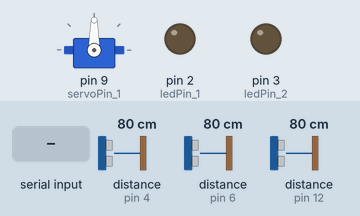
A sketch run on a simulated Arduino Uno, built with avr-gcc and run on an emulated ATmega328P. On the bench: servo, output pins drawn as LEDs (lit = HIGH). Wiring (inferred from the names in the program): 3 × ultrasonic range finder: trigger pin 5, echo pin 4 / trigger pin 7, echo pin 6 / trigger pin 13, echo pin 12. The inputs (shaded band) are chosen by the test bench; at power-on: distance to the obstacle (sensors on pin 4, pin 12, pin 6) 80 cm. The echo pulse lasts 58.3 µs per cm; pins used as bus, display or sensor lines are not drawn.

Above: at 1.2 s.
1.3 s: distance to the obstacle (sensor on pin 4) set to 12 cm
2.8 s: distance to the obstacle (sensor on pin 4) set to 9 cm
At 3.5 s:
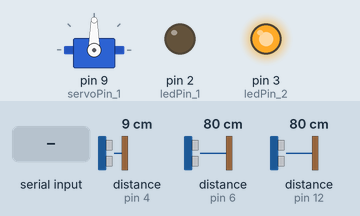
4.3 s: distance to the obstacle (sensor on pin 12) set to 12 cm
5.8 s: distance to the obstacle (sensor on pin 12) set to 9 cm
At 6.7 s:
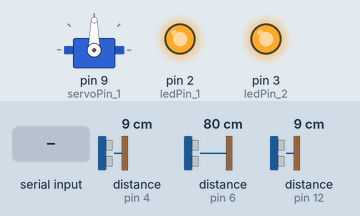
7.3 s: "2" received over Serial
At 7.7 s:
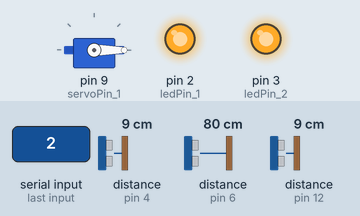
8.8 s: "0" received over Serial
At 12.2 s:
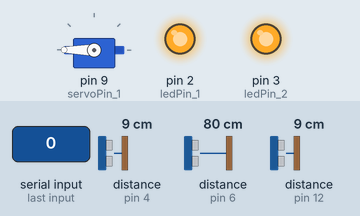
Timing chart, 0 to 15.8 s (numbered marks = the images above; inputs shaded):
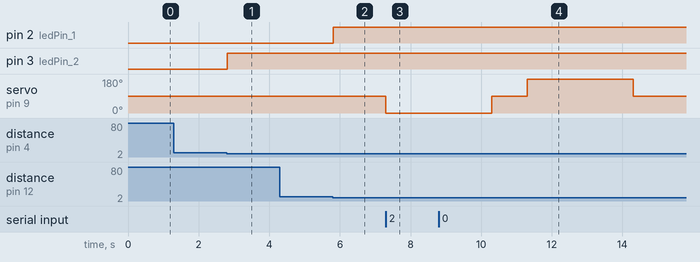

Measured:
- the behaviour switches between 11 and 10 cm on distance to the obstacle (sensor on pin 4) (found by bisection; images 0 and 1)
- the behaviour switches between 11 and 10 cm on distance to the obstacle (sensor on pin 12) (found by bisection; images 1 and 2)
- after the input at 1.3 s, every drawn part: stays the same
- after the input at 2.8 s, pin 3 (ledPin_2): LOW → HIGH at once
- after the input at 4.3 s, every drawn part: stays the same
- after the input at 5.8 s, pin 2 (ledPin_1): LOW → HIGH at once
- after the input at 7.3 s, servo on pin 9 (servoPin_1): 90° → 0° at once

The sketch:

sketch_jan1a.ino
```cpp
//Devshree EcoBin arduino final
#include <Servo.h>


//Servos
const int servoPin_1 = 9;
Servo myservo;


//Ultrasonic Sensor #1 (blue and orange wires) : LEVEL DETECTION
const int trigPin_s1 = 5;
const int echoPin_s1 = 4;


//Ultrasonic Sensor #2 (green and grey wires) : LEVEL DETECTION switched wit bottom
const int trigPin_s2 = 13;
const int echoPin_s2 = 12;


//Ultrasonic Sensor #3 (purple and yellow wires) : PYTHON SCRIPT TRIGGERER
const int trigPin_s3 = 7;
const int echoPin_s3 = 6;


//Led #1
const int ledPin_1 = 2;


//Led #2
const int ledPin_2 = 3;

int previous_iteration = 1;


void setup() {
  // put your setup code here, to run once:


  //Servos
  myservo.attach(servoPin_1);


  //Ultrasonic Sensor #1
  pinMode(trigPin_s1, OUTPUT);
  pinMode(echoPin_s1, INPUT);


  //Ultrasonic Sensor #2
  pinMode(trigPin_s2, OUTPUT);
  pinMode(echoPin_s2, INPUT);


  //Ultrasonic Sensor #3
  pinMode(trigPin_s3, OUTPUT);
  pinMode(echoPin_s3, INPUT);


  //LEDs
  pinMode(ledPin_1, OUTPUT);
  pinMode(ledPin_2, OUTPUT);


  Serial.begin(115200);
}


void loop() {
  // put your main code here, to run repeatedly:


  //For Ultrasonic sensor #1:
  digitalWrite(trigPin_s1, LOW);
  delayMicroseconds(2);
  digitalWrite(trigPin_s1, HIGH);
  delayMicroseconds(10);
  digitalWrite(trigPin_s1, LOW);


  long duration = pulseIn(echoPin_s1, HIGH);
  int distance = (duration * 0.034) / 2;


  //For Ultrasonic sensor #2
  digitalWrite(trigPin_s2, LOW);
  delayMicroseconds(2);
  digitalWrite(trigPin_s2, HIGH);
  delayMicroseconds(10);
  digitalWrite(trigPin_s2, LOW);


  long duration2 = pulseIn(echoPin_s2, HIGH);
  int distance2 = (duration2 * 0.034) / 2;

   //Conditionals for Ultrasonic Sensor's LED mechanism #2:

  if (distance2 < 10) {
    digitalWrite(ledPin_1, HIGH);
  } else {
  digitalWrite(ledPin_1, LOW);
  }


  if (distance2 > 10) {
    digitalWrite(ledPin_1, LOW);
  }

  //Conditionals for Ultrasonic Sensor's LED mechanism #1:
  if (distance < 10) {
    digitalWrite(ledPin_2, HIGH);
  }


  if (distance > 10) {
    digitalWrite(ledPin_2, LOW);
  }


if (previous_iteration == 1) {
  previous_iteration = 0;
  // For Ultrasonic Sensor #3
  digitalWrite(trigPin_s3, LOW);
  delayMicroseconds(2);
  digitalWrite(trigPin_s3, HIGH);
  delayMicroseconds(10);
  digitalWrite(trigPin_s3, LOW);

  long duration3 = pulseIn(echoPin_s3, HIGH);
  int distance3 = (duration3 * 0.034) / 2;

  if (distance3 < 20) {
    Serial.println("detected");
    Serial.read();

    //distance3 = 55;
    // delay(1000);
  }
  //distance3 = 55;

  myservo.write(90);
  if (Serial.available() > 0) {
    char result = Serial.read();
    if (result == '2') {
      myservo.write(0);  // Tilt left
      delay(3000);        // Wait for 3 seconds
    } else if (result == '0') {
      myservo.write(180); // Tilt right for any other input
      delay(3000);        // Wait for 3 seconds
    }

    myservo.write(90);      // Move back to the center position
    delay(1000);           // Wait for 1 second before the next iteration
  }
}
  previous_iteration = 1;
}
```
